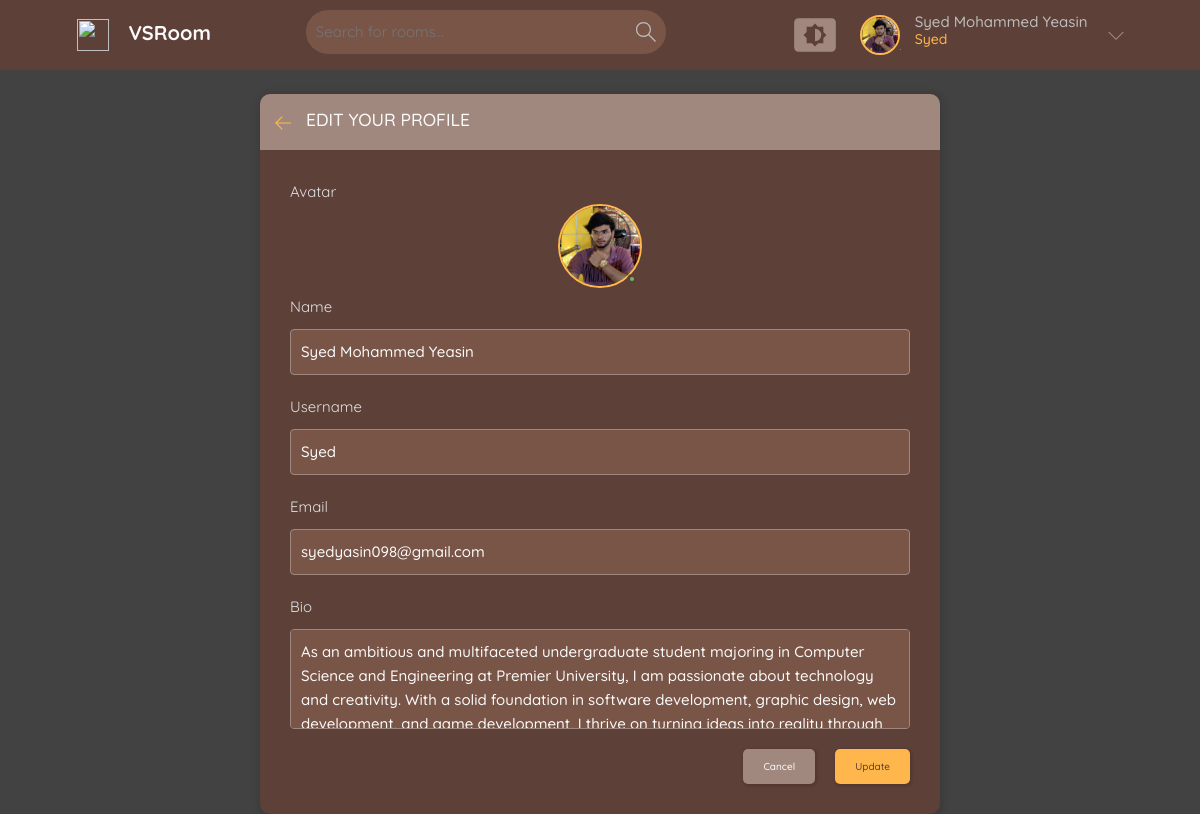
Before: /update-user/ (signed in) with the older database file.
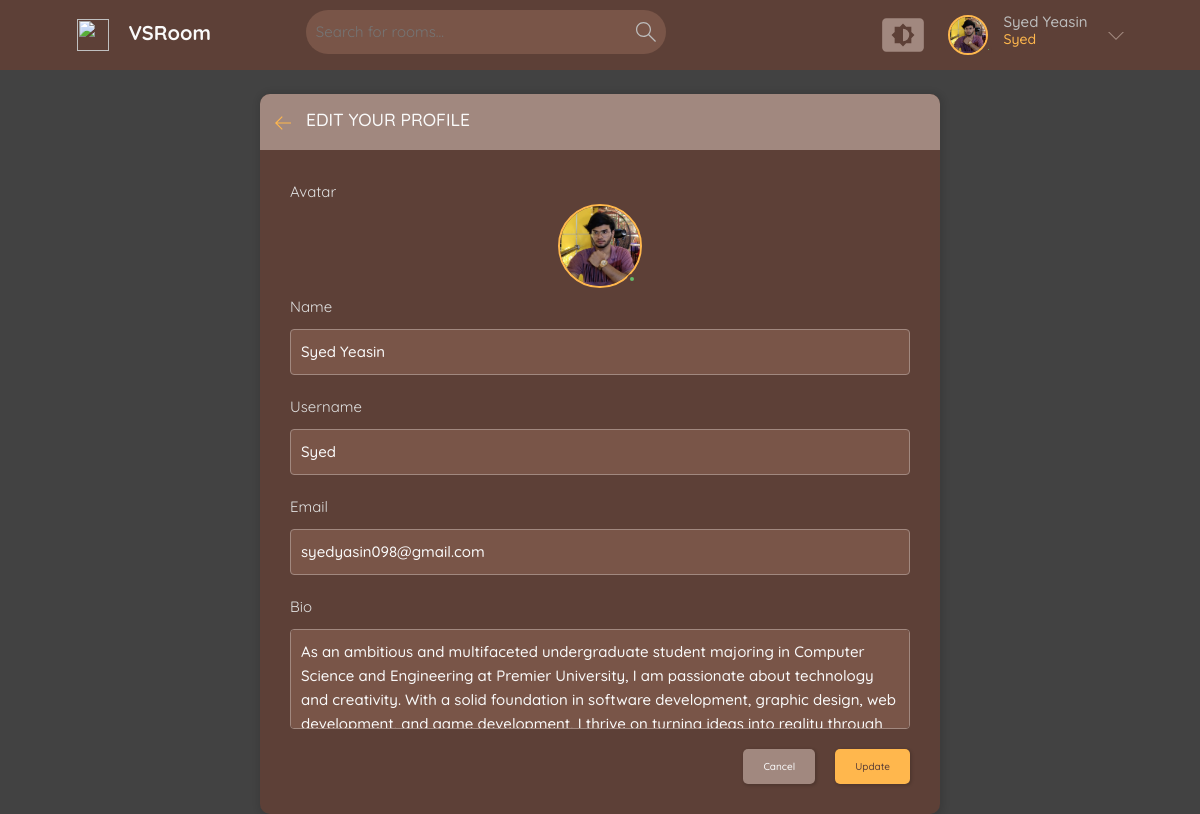
After: the same page with the newer database file.
### base/models.py (models this page shows)
class User(AbstractUser):
    name = models.CharField(max_length=200, null=True)
    email = models.EmailField(unique=True ,null=True)
    bio = models.TextField(null=True, blank=True)
    avatar = models.ImageField(null=True, default="avatar.svg")
    USERNAME_FIELD = 'email'
    REQUIRED_FIELDS = ['username']

### base/views.py (the view)
# urls.py: path('update-user/', views.updateUser, name='update-user'),
@login_required(login_url='login')
def updateUser(request):
    user = request.user
    form = UserForm(instance=user)
    if request.method == 'POST':
        form = UserForm(request.POST, request.FILES, instance=user)
        if form.is_valid():
            form.save()
            return redirect('user-profile', pk=user.id)
    return render(request, 'base/update_user.html', {"form" : form})

### base/form.py
class UserForm(ModelForm):
    class Meta:
        model = User
        fields = ['avatar', 'name', 'username', 'email', 'bio']

### base/templates/base/update_user.html (shortened to what this page needs)
{% extends 'base/main.html' %}
{% block text %}
<main class="update-account layout">
  <div class="container">
    <div class="layout__box">
      <div class="layout__boxHeader">
        <div class="layout__boxTitle">
          <a href="{{request.META.HTTP_REFERER}}">
            <svg version="1.1" xmlns="http://www.w3.org/2000/svg" width="32" height="32" viewBox="0 0 32 32">
              <title>arrow-left</title>
              <path
                d="M13.723 2.286l-13.723 13.714 13.719 13.714 1.616-1.611-10.96-10.96h27.625v-2.286h-27.625l10.965-10.965-1.616-1.607z">
              </path>
            </svg>
          </a>
          <h3>Edit your profile</h3>
        </div>
      </div>
      <div class="layout__body">
        <form class="form" action="" method="POST" enctype="multipart/form-data">
          {% for field in form %}
          {% if field.name == 'avatar' %}
              <label for="avatar">{{ field.label }}</label>
              <div class="profile__avatar">
                  <div class="avatar avatar--large active">
                      <img src="{{ user.avatar.url|default:'/static/Images/avatar.svg' }}" id="avatarImage" />
                  </div>
              </div>
          {% else %}
              <div class="form__group">
                  <label for="{{ field.id_for_label }}">{{ field.label }}</label>
                  {{ field }}
              </div>
          {% endif %}
          {% endfor %}
          <div class="form__action">
            <a class="btn btn--dark" href="{{request.META.HTTP_REFERER}}">Cancel</a>
            <button class="btn btn--main" type="submit">Update</button>
          </div>
        </form>
      </div>
    </div>
  </div>
</main>
{% endblock text %}

### base/templates/base/nav.html (shortened to what this page needs)
{% load static %}
<header class="header header--loggedIn">
  <div class="container">
    <a href="{% url 'home' %}" class="header__logo">
      <img src="{% static 'Images/poetry.png' %}" />
      <h1>VSRoom</h1>
    </a>
    <form class="header__search" method="GET" action="{% url 'home' %}">
      <label>
        <input name="q" placeholder="Search for rooms..." />
      </label>
    </form>
    <nav class="header__menu">
      <div class="dropdown-container">
        <div class="color-theme-menu">
        </div>
      </div>
      {% if request.user.is_authenticated %}
      <div class="header__user">
        <a href="{% url 'user-profile' request.user.id %}">
          <div class="avatar avatar--medium active">
            <img src="{{request.user.avatar.url}}" />
          </div>
          <p>{{request.user.name}}<span>{{request.user.username}}</span></p>
        </a>
        <button class="dropdown-button">
          <svg version="1.1" xmlns="http://www.w3.org/2000/svg" width="32" height="32" viewBox="0 0 32 32">
            <title>chevron-down</title>
            <path d="M16 21l-13-13h-3l16 16 16-16h-3l-13 13z"></path>
          </svg>
        </button>
      </div>
      {% else %}
      <a href="{% url 'login' %}">
        <img src="{% static 'Images/avatar.svg' %}" />
        <p>Login</p>
      </a>
      {% endif %}
    </nav>
  </div>
</header>

Changed rows visible on the page:
changed User "Syed": user.name "Syed Mohammed Yeasin" → "Syed Yeasin"; name "Syed Mohammed Yeasin" → "Syed Yeasin"
